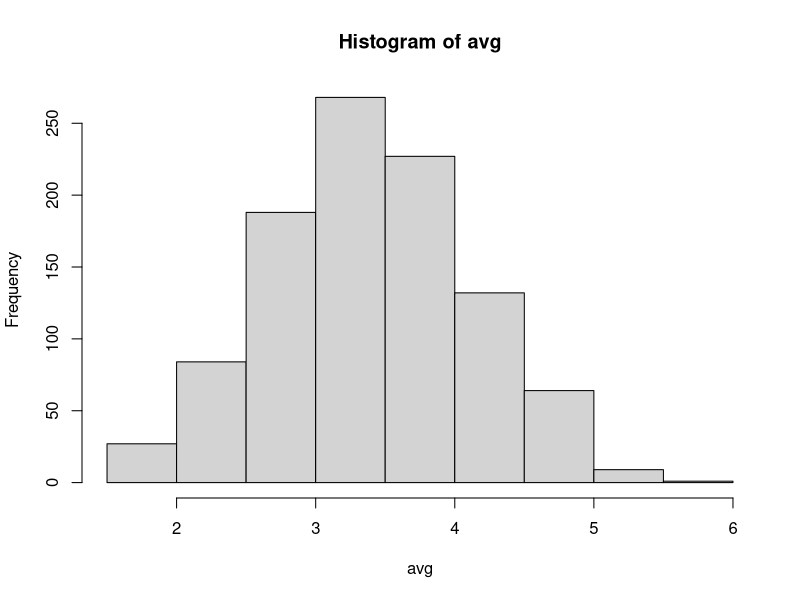

Recreate this plot in R.
#question 5
#Grace Windheim

vec = c(sample(1:6, 6000, replace=TRUE))
dim(vec) = c(1000,6)
avg = rowMeans(vec, na.rm = FALSE)
hist(avg)

avg2 = mean(avg)
var = var(avg)

print(avg2)
print(var)